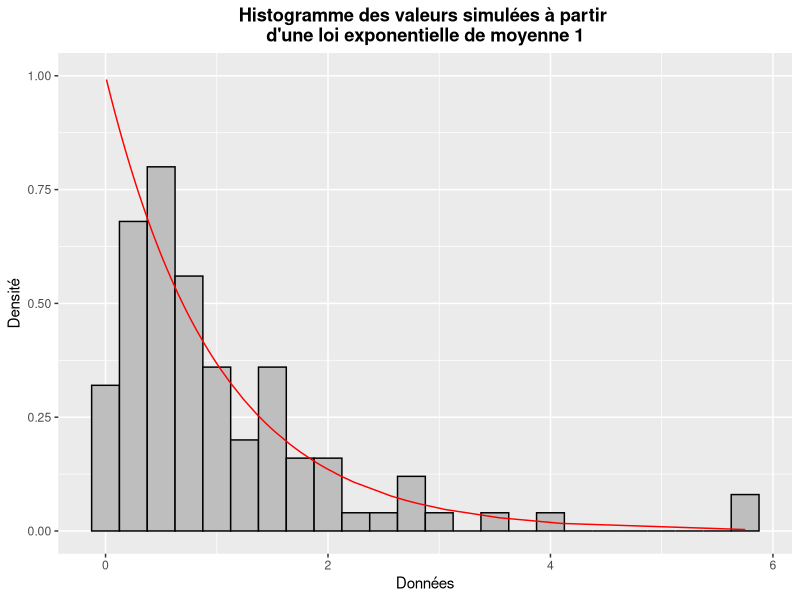
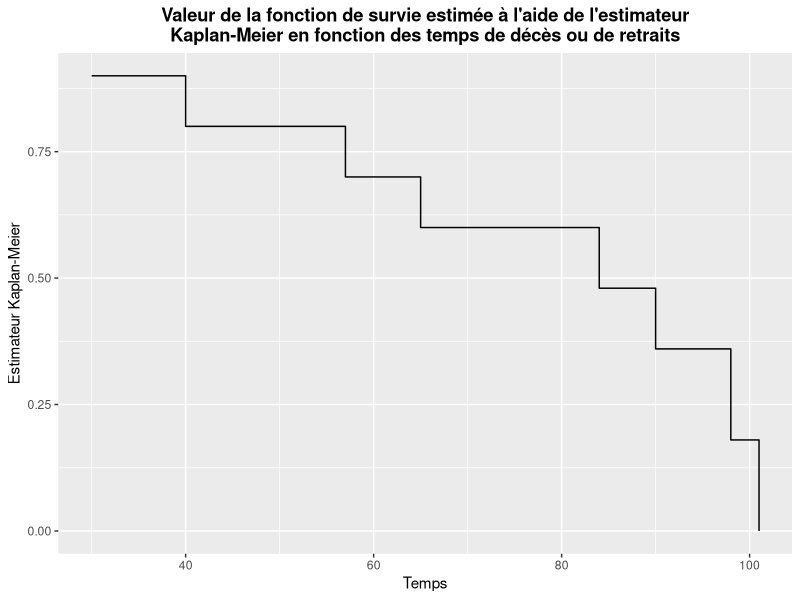

Here is the R script that generated these plots, in order:
## ---- chunk 1
data <-  rexp(100, 1)

coef_asymetrie <- function(x){
    mu <- mean(x)
    sd <- sd(x)
    mean((x - mu)^3) / sd^3 
}

estimateur_coef_asymetrie <- coef_asymetrie(data)

library(ggplot2)
data2 <- data.frame(data)
df <- data.frame(x = data, y = dexp(data, 1))

ggplot(data = data2) +
        geom_histogram(aes(x = data, y = ..density..),
                   binwidth = 0.25, fill = "grey", color = "black") +
        geom_line(data = df, aes(x = data, y = y), color = "red") +
        ggtitle("Histogramme des valeurs simulées à partir \nd'une loi exponentielle de moyenne 1") + 
        theme(plot.title =  element_text(face="bold", hjust = 0.5)) +
        xlab("Données") +
        ylab("Densité") +
        scale_y_continuous(limits = c(0, 1))

## ---- chunk 2
teta <- mean(data)
echantillion <- lapply(1:50, function(i) rexp(100, teta))
coef_asymetrie_simul <- sapply(1:50, function(i) coef_asymetrie(echantillion[[i]]) )

moyenne_coef_asymetrie <- mean(coef_asymetrie_simul)
variance_coef_asymetrie <- sum((coef_asymetrie_simul - moyenne_coef_asymetrie)^2) / (length(coef_asymetrie_simul)-1)
variance_coef_asymetrie_modifie <- var(coef_asymetrie_simul)

IC_coef_asymetrie <- cbind(estimateur_coef_asymetrie - qnorm(0.975) * sqrt(variance_coef_asymetrie),
              estimateur_coef_asymetrie + qnorm(0.975) * sqrt(variance_coef_asymetrie))
## ---- chunk 3
# Déterminer les limites u à l'aide de la fonction quantile
k <- c(0.25, 0.35, 0.5, 0.6, 0.75, 0.85)
fonction_quantile <- function(x) -log(1-x)
limite_u <- sapply(k, function(i) fonction_quantile(i))

# Déterminer l'espérance limitée pour chacune des limites u
Estimateur_Esperance_limite <- sapply(1:length(limite_u), function(u) 
                                    mean(sapply(1:100, function(i) 
                                        min(data[i], limite_u[u]))))  

# Publier les résultats pour chaque u
resultats <- data.frame(k, limite_u, Estimateur_Esperance_limite)
colnames(resultats) <- c('Percentile',"Limite u","Espérance limitée")

library(xtable)
options(xtable.comment = FALSE)
xtable(resultats, caption = "Valeurs de l'espérance limitée pour chaque limite u donnée",  
                 align = c("c", "c", "c", "c")) 
## ---- chunk 4
# Estimer le paramètre teta de la loi exponentielle
teta <- mean(data)

# Créer 50 échantillons de 100 données
echantillion <- lapply(1:50, function(i) rexp(100, teta))

# Déterminer l'espérance limitée pour chacun des 50 échantillons et pour les percentiles 0.5 et 0.75
Esperance_limite_simul <- sapply(c(3,5), function(u) 
                                sapply(1:50, function(j) 
                                    mean(sapply(1:100, function(i) 
                                        min(echantillion[[j]][i], limite_u[u])))))

# Déterminer la variance de l'espérance limitée pour les deux percentiles donnés
variance_Esperance_limite_simul <- sapply(1:2, function(i) var(Esperance_limite_simul[,i]))

# Déterminer l'intervalle de confiance
Est_Esperance_limite <- rep(0,2)
Est_Esperance_limite[1] <- Estimateur_Esperance_limite[3]
Est_Esperance_limite[2] <- Estimateur_Esperance_limite[5]

IC_Esperance_limite_simul <- lapply(1:2, function(i) 
                                cbind(Est_Esperance_limite[i] - qnorm(0.975) * sqrt(variance_Esperance_limite_simul[i]),
                                    Est_Esperance_limite[i] + qnorm(0.975) * sqrt(variance_Esperance_limite_simul[i])))

# Publier les résultats 
resultats_2 <- data.frame(c(k[3], k[5]), c(limite_u[3], limite_u[5]), 
                          Est_Esperance_limite, variance_Esperance_limite_simul)
colnames(resultats_2) <- c("Percentile","Limite u","Espérance limité", "Variance")

library(xtable)
options(xtable.comment = FALSE)
xtable(resultats_2, caption = "Valeurs de l'espérance limitée et de sa variance pour les percentiles 0.5 et 0.75",  
                 align = c("c", "c", "c", "c", "c"))
## ---- chunk 5
# Présentation des données du problème
tableau1 <- {
    Temps <- c(30, 40, 57, 65, 65, 84, 90, 92, 98, 101) 
    Cens <- c(1, 1, 1, 1, 0, 1, 1, 0, 1, 1)

    data.frame(Temps, Cens)
} 

# Tableau détaillé permettant de calculer l'estimateur Kaplan-Meier
tableau2 <- {
    yi <- unique(tableau1[which(tableau1[,2] != 0),1])    # moments uniques des décès
    i <- 1:length(yi) 
    Si <- rep(1,length(yi))                             # nombre de décès au temps yi
    ri <- c(10,9,8,7,5,4,2,1)                           # nombre de survivants au temps yi
    
    data.frame(i, yi, Si, ri, "Kaplan Meier" = cumprod(1-Si/ri))
}
colnames(tableau2) <- c("i", "yi", "Si", "ri", "Kaplan-Meier")

# Déterminer l'estimateur Kaplan-Meier pour chacun des moments uniques des décès
Estimateur_KM <- cumprod(1-Si/ri)

# Publier le tableau 2 
library(xtable)
options(xtable.comment = FALSE)
xtable(tableau2, caption = "Données permettant de trouver l'estimateur Kaplan-Meier",  
                 align = c("c", "c", "c", "c", "c", "c")) 


## ---- chunk 6
# Graphique de la fonction de survie estimée par l'estimateur Kaplan-Meier
library(ggplot2)
ggplot(data = tableau2, aes(x=unlist(tableau2["yi"]),y=unlist(tableau2["Kaplan-Meier"])))+ 
        geom_step() + 
        ggtitle("Valeur de la fonction de survie estimée à l'aide de l'estimateur\nKaplan-Meier en fonction des temps de décès ou de retraits") + 
        theme(plot.title =  element_text(face="bold", hjust = 0.5)) +
        xlab("Temps") +
        ylab("Estimateur Kaplan-Meier")

# Calculer un estimateur pour la variance de la fonction de survie à l'aide de 
# la formule de Greenwood
formule_Greenwood <- Estimateur_KM^2 * cumsum(Si/ri/(ri-Si))

# Pour ce qui est de l'intervalle de confiance au niveau 95% pour S(50), il faut faire
# une interpolation linéaire (OGIVE) entre y_i = 40 et y_i = 57.

# Estimer S(50) avec la fonction OGIVE
Sn_50 <- {
    x <- 50
    ci <- 40
    cj <- 57
    alpha <- (cj-x)/(cj-ci)
    
    Estimateur_KM[2] * alpha + Estimateur_KM[3] * (1 - alpha) 
}

# Estimer Var(S(50)) avec la fonction OGIVE
Var_Sn_50 <- {
    x <- 50
    ci <- 40
    cj <- 57
    alpha <- (cj-x)/(cj-ci)
    n <- length(yi)
    
    var_Y <- n * Estimateur_KM[2] * (1 - Estimateur_KM[2])
    var_Z <- n * (Estimateur_KM[2] - Estimateur_KM[3] * (1 - Estimateur_KM[2]
            + Estimateur_KM[3]))
    cov <- -n * (1 - Estimateur_KM[2]) * (Estimateur_KM[2] - Estimateur_KM[3])
    
    (var_Y*(cj-ci)^2 + var_Z*(x-ci)^2 + 2*cov*(cj-ci)*(x-ci)) / (n*(cj-ci))^2
}

#Données utiles pour démarche à la main
x <- 50
ci <- 40
cj <- 57
alpha <- (cj-x)/(cj-ci)
n <- length(yi)

var_Y <- n * Estimateur_KM[2] * (1 - Estimateur_KM[2])
var_Z <- n * (Estimateur_KM[2] - Estimateur_KM[3] * (1 - Estimateur_KM[2] + Estimateur_KM[3]))
cov <- -n * (1 - Estimateur_KM[2]) * (Estimateur_KM[2] - Estimateur_KM[3])

# Intervalle de confiance au niveau 95% pour S(50)
IC_KM <- cbind(Sn_50 - qnorm(0.975) * sqrt(Var_Sn_50),
              Sn_50 + qnorm(0.975) * sqrt(Var_Sn_50))
## ---- chunk 7
# La valeur estimée de la fonction de survie et la valeur estimée de la variance sont toujours les mêmes
# que celles de la section b). Par conséquent, seulement l'intervalle de confiance est modifié :
u <- exp(qnorm(0.975) * sqrt(Var_Sn_50) / Sn_50 / log(Sn_50))

IC_log_KM <- cbind(Sn_50^(1/u),
              Sn_50^u)
## ---- chunk 8
data
